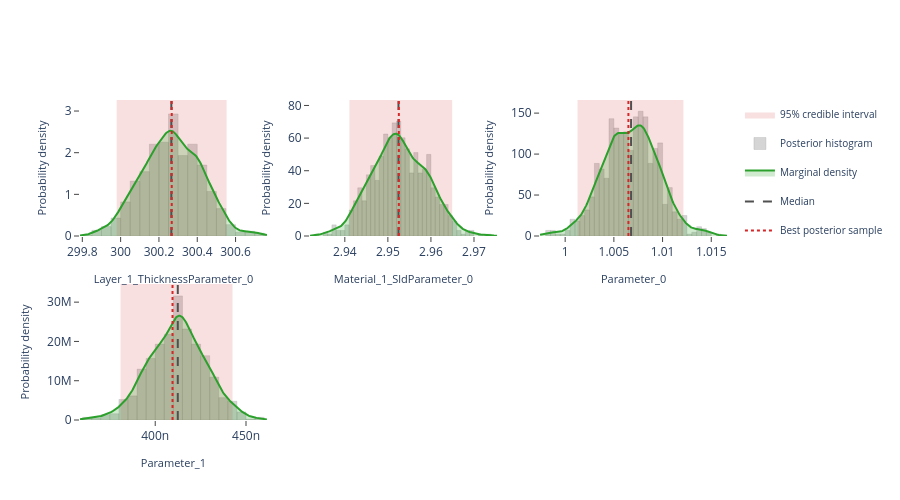

This figure's notebook cell:
### Markdown cell above
## Interactive posterior plots

The next three cells render the same Plotly figures that are shown on the
Bayesian Posterior tab of the EasyReflectometryApp:

* **Marginals** — per-parameter distribution: histogram + smooth KDE marginal,
  shaded 95% credible interval, and median / best-sample lines
  (`plot_distribution` or `posterior.distribution()`)
* **Corner plot** — pairwise marginals + 2-D contours + scatter (`plot_corner`)
* **Traces** — per-chain trace + marginal histogram (`plot_trace`)

The standalone helpers are called with ``return_figure=True`` so they return a
Plotly ``Figure`` that we render in the notebook with ``fig.show()``; the
``PosteriorResults`` methods return the figure directly.

### Code cell
# ---- Marginal posterior distributions ---------------------------------------
# One panel per free parameter, each overlaying the posterior histogram, a
# smooth Gaussian-KDE marginal, the shaded 95% credible interval, and the
# median / best-sample reference lines.  Mirrors the "Marginals" sub-tab in
# the EasyReflectometryApp.

# The PosteriorResults method passes ``logp`` through automatically so the
# best posterior sample (MAP) line is drawn:
fig = posterior.distribution()
fig.show()

# Standalone equivalent (pass ``logp`` to get the best-sample line):
# fig = plot_distribution(
#     posterior.draws,
#     posterior.param_names,
#     logp=posterior.logp,
#     return_figure=True,
# )
# fig.show()

### Figure 1 — Plotly figure (JSON) as saved in the notebook; plotly's stock layout.template omitted (floating-point values rounded to 4 significant figures; data arrays with more than 128 entries replaced by an {"elided": "..."} marker saying what was removed)
{"data": [{"fill": "toself", "fillcolor": "rgba(214, 39, 40, 0.14)", "hoverinfo": "skip", "legendgroup": "95% credible interval", "line": {"color": "rgba(214, 39, 40, 0.14)", "width": 0}, "mode": "lines", "name": "95% credible interval", "showlegend": true, "type": "scatter", "x": [300.0, 300.6, 300.6, 300.0, 300.0], "xaxis": "x", "y": [0.0, 0.0, 3.265, 3.265, 0.0], "yaxis": "y"}, {"histnorm": "probability density", "hovertemplate": "sample=%{x:.4f}<br>density: %{y:.2f}<extra></extra>", "legendgroup": "histogram", "marker": {"color": "rgba(120, 120, 120, 0.38)", "line": {"color": "rgba(120, 120, 120, 0.24)", "width": 1}}, "name": "Posterior histogram", "nbinsx": 40, "opacity": 0.82, "showlegend": true, "type": "histogram", "x": {"elided": "880 float values"}, "xaxis": "x", "yaxis": "y"}, {"fill": "tozeroy", "fillcolor": "rgba(44, 160, 44, 0.22)", "hovertemplate": "Layer_1_ThicknessParameter_0: %{x:.4f}<br>density: %{y:.4f}<extra></extra>", "legendgroup": "marginal", "line": {"color": "rgb(44, 160, 44)", "width": 2}, "mode": "lines", "name": "Marginal density", "showlegend": true, "type": "scatter", "x": {"elided": "256 float values"}, "xaxis": "x", "y": {"elided": "256 float values"}, "yaxis": "y"}, {"hovertemplate": "Median: %{x:.4f}<extra></extra>", "legendgroup": "Median", "line": {"color": "rgb(80, 80, 80)", "dash": "dash", "width": 2}, "mode": "lines", "name": "Median", "showlegend": true, "type": "scatter", "x": [300.3, 300.3], "xaxis": "x", "y": [0.0, 3.265], "yaxis": "y"}, {"hovertemplate": "Best posterior sample: %{x:.4f}<extra></extra>", "legendgroup": "Best posterior sample", "line": {"color": "rgb(214, 39, 40)", "dash": "dot", "width": 2}, "mode": "lines", "name": "Best posterior sample", "showlegend": true, "type": "scatter", "x": [300.3, 300.3], "xaxis": "x", "y": [0.0, 3.265], "yaxis": "y"}, {"fill": "toself", "fillcolor": "rgba(214, 39, 40, 0.14)", "hoverinfo": "skip", "legendgroup": "95% credible interval", "line": {"color": "rgba(214, 39, 40, 0.14)", "width": 0}, "mode": "lines", "name": "95% credible interval", "showlegend": false, "type": "scatter", "x": [2.941, 2.965, 2.965, 2.941, 2.941], "xaxis": "x2", "y": [0.0, 0.0, 83.34, 83.34, 0.0], "yaxis": "y2"}, {"histnorm": "probability density", "hovertemplate": "sample=%{x:.4f}<br>density: %{y:.2f}<extra></extra>", "legendgroup": "histogram", "marker": {"color": "rgba(120, 120, 120, 0.38)", "line": {"color": "rgba(120, 120, 120, 0.24)", "width": 1}}, "name": "Posterior histogram", "nbinsx": 40, "opacity": 0.82, "showlegend": false, "type": "histogram", "x": {"elided": "880 float values"}, "xaxis": "x2", "yaxis": "y2"}, {"fill": "tozeroy", "fillcolor": "rgba(44, 160, 44, 0.22)", "hovertemplate": "Material_1_SldParameter_0: %{x:.4f}<br>density: %{y:.4f}<extra></extra>", "legendgroup": "marginal", "line": {"color": "rgb(44, 160, 44)", "width": 2}, "mode": "lines", "name": "Marginal density", "showlegend": false, "type": "scatter", "x": {"elided": "256 float values"}, "xaxis": "x2", "y": {"elided": "256 float values"}, "yaxis": "y2"}, {"hovertemplate": "Median: %{x:.4f}<extra></extra>", "legendgroup": "Median", "line": {"color": "rgb(80, 80, 80)", "dash": "dash", "width": 2}, "mode": "lines", "name": "Median", "showlegend": false, "type": "scatter", "x": [2.952, 2.952], "xaxis": "x2", "y": [0.0, 83.34], "yaxis": "y2"}, {"hovertemplate": "Best posterior sample: %{x:.4f}<extra></extra>", "legendgroup": "Best posterior sample", "line": {"color": "rgb(214, 39, 40)", "dash": "dot", "width": 2}, "mode": "lines", "name": "Best posterior sample", "showlegend": false, "type": "scatter", "x": [2.953, 2.953], "xaxis": "x2", "y": [0.0, 83.34], "yaxis": "y2"}, {"fill": "toself", "fillcolor": "rgba(214, 39, 40, 0.14)", "hoverinfo": "skip", "legendgroup": "95% credible interval", "line": {"color": "rgba(214, 39, 40, 0.14)", "width": 0}, "mode": "lines", "name": "95% credible interval", "showlegend": false, "type": "scatter", "x": [1.001, 1.012, 1.012, 1.001, 1.001], "xaxis": "x3", "y": [0.0, 0.0, 166.0, 166.0, 0.0], "yaxis": "y3"}, {"histnorm": "probability density", "hovertemplate": "sample=%{x:.4f}<br>density: %{y:.2f}<extra></extra>", "legendgroup": "histogram", "marker": {"color": "rgba(120, 120, 120, 0.38)", "line": {"color": "rgba(120, 120, 120, 0.24)", "width": 1}}, "name": "Posterior histogram", "nbinsx": 40, "opacity": 0.82, "showlegend": false, "type": "histogram", "x": {"elided": "880 float values"}, "xaxis": "x3", "yaxis": "y3"}, {"fill": "tozeroy", "fillcolor": "rgba(44, 160, 44, 0.22)", "hovertemplate": "Parameter_0: %{x:.4f}<br>density: %{y:.4f}<extra></extra>", "legendgroup": "marginal", "line": {"color": "rgb(44, 160, 44)", "width": 2}, "mode": "lines", "name": "Marginal density", "showlegend": false, "type": "scatter", "x": {"elided": "256 float values"}, "xaxis": "x3", "y": {"elided": "256 float values"}, "yaxis": "y3"}, {"hovertemplate": "Median: %{x:.4f}<extra></extra>", "legendgroup": "Median", "line": {"color": "rgb(80, 80, 80)", "dash": "dash", "width": 2}, "mode": "lines", "name": "Median", "showlegend": false, "type": "scatter", "x": [1.007, 1.007], "xaxis": "x3", "y": [0.0, 166.0], "yaxis": "y3"}, {"hovertemplate": "Best posterior sample: %{x:.4f}<extra></extra>", "legendgroup": "Best posterior sample", "line": {"color": "rgb(214, 39, 40)", "dash": "dot", "width": 2}, "mode": "lines", "name": "Best posterior sample", "showlegend": false, "type": "scatter", "x": [1.006, 1.006], "xaxis": "x3", "y": [0.0, 166.0], "yaxis": "y3"}, {"fill": "toself", "fillcolor": "rgba(214, 39, 40, 0.14)", "hoverinfo": "skip", "legendgroup": "95% credible interval", "line": {"color": "rgba(214, 39, 40, 0.14)", "width": 0}, "mode": "lines", "name": "95% credible interval", "showlegend": false, "type": "scatter", "x": [3.809e-07, 4.426e-07, 4.426e-07, 3.809e-07, 3.809e-07], "xaxis": "x4", "y": [0.0, 0.0, 34620000.0, 34620000.0, 0.0], "yaxis": "y4"}, {"histnorm": "probability density", "hovertemplate": "sample=%{x:.4f}<br>density: %{y:.2f}<extra></extra>", "legendgroup": "histogram", "marker": {"color": "rgba(120, 120, 120, 0.38)", "line": {"color": "rgba(120, 120, 120, 0.24)", "width": 1}}, "name": "Posterior histogram", "nbinsx": 40, "opacity": 0.82, "showlegend": false, "type": "histogram", "x": {"elided": "880 float values"}, "xaxis": "x4", "yaxis": "y4"}, {"fill": "tozeroy", "fillcolor": "rgba(44, 160, 44, 0.22)", "hovertemplate": "Parameter_1: %{x:.4f}<br>density: %{y:.4f}<extra></extra>", "legendgroup": "marginal", "line": {"color": "rgb(44, 160, 44)", "width": 2}, "mode": "lines", "name": "Marginal density", "showlegend": false, "type": "scatter", "x": {"elided": "256 float values"}, "xaxis": "x4", "y": {"elided": "256 float values"}, "yaxis": "y4"}, {"hovertemplate": "Median: %{x:.4f}<extra></extra>", "legendgroup": "Median", "line": {"color": "rgb(80, 80, 80)", "dash": "dash", "width": 2}, "mode": "lines", "name": "Median", "showlegend": false, "type": "scatter", "x": [4.124e-07, 4.124e-07], "xaxis": "x4", "y": [0.0, 34620000.0], "yaxis": "y4"}, {"hovertemplate": "Best posterior sample: %{x:.4f}<extra></extra>", "legendgroup": "Best posterior sample", "line": {"color": "rgb(214, 39, 40)", "dash": "dot", "width": 2}, "mode": "lines", "name": "Best posterior sample", "showlegend": false, "type": "scatter", "x": [4.095e-07, 4.095e-07], "xaxis": "x4", "y": [0.0, 34620000.0], "yaxis": "y4"}], "layout": {"barmode": "overlay", "height": 500, "legend": {"font": {"size": 10}}, "plot_bgcolor": "white", "showlegend": true, "xaxis": {"anchor": "y", "domain": [0.0, 0.2889], "range": [299.8, 300.8], "showgrid": false, "ticks": "outside", "title": {"font": {"size": 11}, "text": "Layer_1_ThicknessParameter_0"}, "zeroline": false}, "xaxis2": {"anchor": "y2", "domain": [0.3556, 0.6444], "range": [2.932, 2.975], "showgrid": false, "ticks": "outside", "title": {"font": {"size": 11}, "text": "Material_1_SldParameter_0"}, "zeroline": false}, "xaxis3": {"anchor": "y3", "domain": [0.7111, 1.0], "range": [0.9974, 1.017], "showgrid": false, "ticks": "outside", "title": {"font": {"size": 11}, "text": "Parameter_0"}, "zeroline": false}, "xaxis4": {"anchor": "y4", "domain": [0.0, 0.2889], "range": [3.586e-07, 4.615e-07], "showgrid": false, "ticks": "outside", "title": {"font": {"size": 11}, "text": "Parameter_1"}, "zeroline": false}, "xaxis5": {"anchor": "y5", "domain": [0.3556, 0.6444], "showgrid": false, "ticks": "outside", "zeroline": false}, "xaxis6": {"anchor": "y6", "domain": [0.7111, 1.0], "showgrid": false, "ticks": "outside", "zeroline": false}, "yaxis": {"anchor": "x", "domain": [0.575, 1.0], "range": [0.0, 3.265], "showgrid": false, "ticks": "outside", "title": {"font": {"size": 11}, "text": "Probability density"}, "zeroline": false}, "yaxis2": {"anchor": "x2", "domain": [0.575, 1.0], "range": [0.0, 83.34], "showgrid": false, "ticks": "outside", "title": {"font": {"size": 11}, "text": "Probability density"}, "zeroline": false}, "yaxis3": {"anchor": "x3", "domain": [0.575, 1.0], "range": [0.0, 166.0], "showgrid": false, "ticks": "outside", "title": {"font": {"size": 11}, "text": "Probability density"}, "zeroline": false}, "yaxis4": {"anchor": "x4", "domain": [0.0, 0.425], "range": [0.0, 34620000.0], "showgrid": false, "ticks": "outside", "title": {"font": {"size": 11}, "text": "Probability density"}, "zeroline": false}, "yaxis5": {"anchor": "x5", "domain": [0.0, 0.425], "showgrid": false, "ticks": "outside", "zeroline": false}, "yaxis6": {"anchor": "x6", "domain": [0.0, 0.425], "showgrid": false, "ticks": "outside", "zeroline": false}}}
